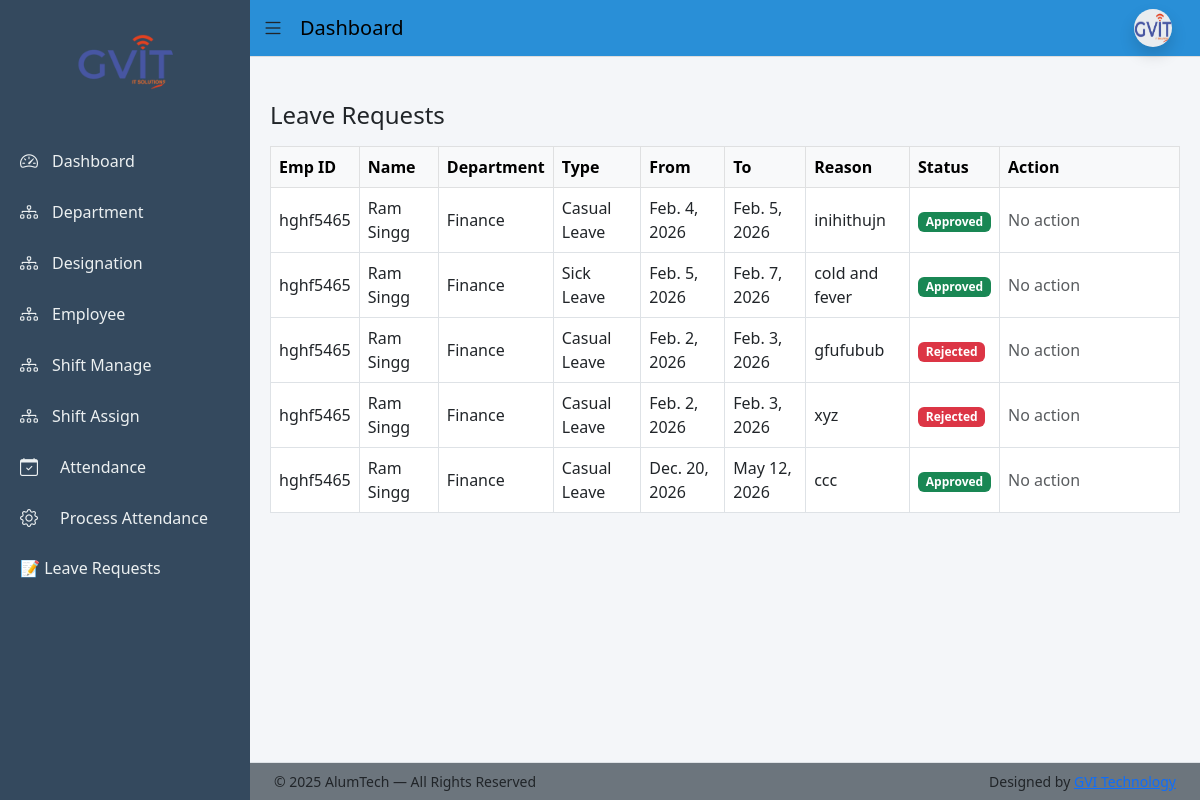
Before: /leave/manage/ (signed in) with the older database file.
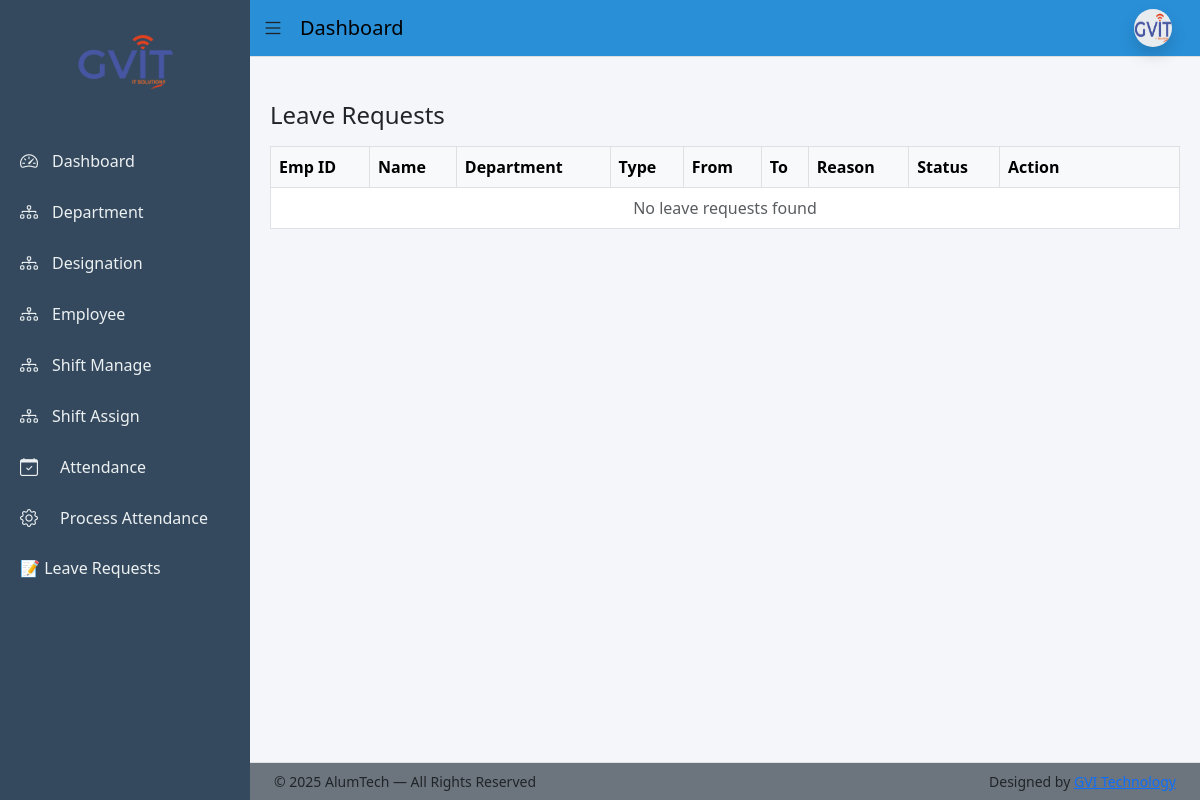
After: the same page with the newer database file.
### app/models.py (models this page shows, shortened)
class Leave(models.Model):
    LEAVE_TYPE_CHOICES = [
        ('CL', 'Casual Leave'),
        ('SL', 'Sick Leave'),
        ('PL', 'Paid Leave'),
    ]
    STATUS_CHOICES = [
        ('Pending', 'Pending'),
        ('Approved', 'Approved'),
        ('Rejected', 'Rejected'),
    ]
    employee = models.ForeignKey(Employee,on_delete=models.CASCADE,related_name='leaves')
    leave_type = models.CharField(max_length=20,choices=LEAVE_TYPE_CHOICES)
    start_date = models.DateField()
    end_date = models.DateField()
    reason = models.TextField()
    status = models.CharField(max_length=20,choices=STATUS_CHOICES,default='Pending')
    rejection_reason = models.TextField(blank=True, null=True)
    applied_at = models.DateTimeField(auto_now_add=True)
    reviewed_by = models.ForeignKey(User,on_delete=models.SET_NULL,null=True,blank=True)
    reviewed_at = models.DateTimeField(null=True, blank=True)

class Employee(models.Model):
    BLOOD_GROUP_CHOICES = [
        ('A+', 'A+'), ('A-', 'A-'),
        ('B+', 'B+'), ('B-', 'B-'),
        ('O+', 'O+'), ('O-', 'O-'),
        ('AB+', 'AB+'), ('AB-', 'AB-'),
    ]
    BACHELOR_CHOICES = [
        ('BCom', 'B.Com'),
        ('BSc', 'B.Sc'),
        ('BA', 'B.A'),
        ('BTech', 'B.Tech'),
    ]
    MASTER_CHOICES = [
        ('MCom', 'M.Com'),
        ('MSc', 'M.Sc'),
        ('MA', 'M.A'),
        ('MTech', 'M.Tech'),
    ]
    first_name = models.CharField(max_length=50)
    middle_name = models.CharField(max_length=50, blank=True)
    last_name = models.CharField(max_length=50)
    gender = models.CharField(max_length=10,choices=[('Male','Male'),('Female','Female'),('Other','Other')])
    blood_group = models.CharField(max_length=10, choices=BLOOD_GROUP_CHOICES, blank=True, null=True)
    date_of_birth = models.DateField(null=True, blank=True)
    father_name = models.CharField(max_length=100, blank=True)
    mother_name = models.CharField(max_length=100, blank=True)
    user = models.OneToOneField(User, on_delete=models.CASCADE, null=True, blank=True, related_name='employee_profile')
    email = models.EmailField(unique=True)
    contact_no = models.CharField(max_length=15)
    emergency_contact = models.CharField(max_length=15)
    address = models.TextField(blank=True, null=True)
    permanent_address = models.TextField(blank=True, null=True)
    bachelor_degree = models.CharField(max_length=10, choices=BACHELOR_CHOICES, blank=True, null=True)
    master_degree = models.CharField(max_length=10, choices=MASTER_CHOICES, blank=True, null=True)
    employee_id = models.CharField(max_length=20, unique=True)
    department = models.ForeignKey(Department, on_delete=models.PROTECT)
    designation = models.ForeignKey(Designation, on_delete=models.PROTECT)
    date_of_joining = models.DateField(blank=True, null=True)
    photo = models.ImageField(upload_to='employees/', blank=True, null=True)
    pan_no = models.CharField(max_length=10,blank=True,null=True)
    Aadhar_no = models.CharField(max_length=12,blank=True,null=True)
    Bank_name = models.CharField(max_length=50,blank=True,null=True)
    acc_no = models.CharField(max_length=15,blank=True,null=True)
    ifsc_no = models.CharField(max_length=15,blank=True,null=True)
    branch_name = models.CharField(max_length=50,blank=True,null=True)
    is_active = models.BooleanField(default=True)
    created_at = models.DateTimeField(auto_now_add=True)
    generated_at = models.DateField(blank=True, null=True)
    created_by = models.ForeignKey(User, on_delete=models.SET_NULL, null=True, blank=True, related_name='created_employees')
    def full_name(self):
        return f"{self.first_name} {self.middle_name} {self.last_name}".strip()

class Department(models.Model):
    name = models.CharField(max_length=100, unique=True)
    description = models.TextField(blank=True)

### app/views.py (the view)
# urls.py: path('leave/manage/', views.admin_leave_list, name='admin_leave_list'),
@login_required(login_url='login')
def admin_leave_list(request):
    leaves = Leave.objects.select_related(
        'employee__department',
        'employee__designation'
    ).order_by('-applied_at')
    return render(request, 'leave/admin_leave_list.html', {
        'leaves': leaves
    })

### templates/leave/admin_leave_list.html (shortened to what this page needs)
{% extends 'base_dashboard.html' %}
{% block content %}
<h4 class="mb-3">Leave Requests</h4>
<table class="table table-bordered align-middle">
  <thead class="table-light">
    <tr>
      <th>Emp ID</th>
      <th>Name</th>
      <th>Department</th>
      <th>Type</th>
      <th>From</th>
      <th>To</th>
      <th>Reason</th>
      <th>Status</th>
      <th width="180">Action</th>
    </tr>
  </thead>
  <tbody>
    {% for leave in leaves %}
    <tr>
      <td>{{ leave.employee.employee_id }}</td>
      <td>{{ leave.employee.full_name }}</td>
      <td>{{ leave.employee.department.name }}</td>
      <td>{{ leave.get_leave_type_display }}</td>
      <td>{{ leave.start_date }}</td>
      <td>{{ leave.end_date }}</td>
      <td>{{ leave.reason|truncatechars:40 }}</td>
      <td>
        <span
          class="badge {% if leave.status == 'Approved' %}bg-success{% elif leave.status == 'Rejected' %}bg-danger{% else %}bg-warning{% endif %}"
        >
          {{ leave.status }}
        </span>
      </td>
      <td>
        {% if leave.status == 'Pending' %}
        <button
          class="btn btn-success btn-sm"
          data-bs-toggle="modal"
          data-bs-target="#approveModal{{ leave.id }}"
        >
          Approve
        </button>
        <button
          class="btn btn-danger btn-sm"
          data-bs-toggle="modal"
          data-bs-target="#rejectModal{{ leave.id }}"
        >
          Reject
        </button>
        {% else %}
        <span class="text-muted">No action</span>
        {% endif %}
      </td>
    </tr>
    {% empty %}
    <tr>
      <td colspan="9" class="text-center text-muted">
        No leave requests found
      </td>
    </tr>
    {% endfor %}
  </tbody>
</table>
{% endblock %}

### templates/base_dashboard.html (shortened to what this page needs)
{% load static %}
<!doctype html>
<html lang="en">
  <head>
    <link
      href="https://cdn.jsdelivr.net/npm/bootstrap@5.3.0/dist/css/bootstrap.min.css"
      rel="stylesheet"
    />
    <link
      href="https://cdn.jsdelivr.net/npm/bootstrap-icons@1.11.1/font/bootstrap-icons.css"
      rel="stylesheet"
    />
    <link
      href="https://cdn.jsdelivr.net/npm/bootstrap-icons@1.11.3/font/bootstrap-icons.css"
      rel="stylesheet"
    />
    <link rel="stylesheet" href="{% static 'css/dashboard_style.css' %}" />
  </head>
  <body>
    <div class="sidebar" id="sidebar">
      <div class="sidebar-logo">
        <img src="{% static 'images/gvit.png' %}" alt="Logo" />
      </div>
      <a
        href="{% url 'dashboard' %}"
        class="{% if request.resolver_match.url_name == 'dashboard' %}active{% endif %}"
      >
        <i class="bi bi-speedometer2"></i>
        <span>Dashboard</span>
      </a>
      <a
        href="{% url 'department_list' %}"
        class="{% if request.resolver_match.url_name == 'department_list' %}active{% endif %}"
      >
        <i class="bi bi-diagram-3"></i>
        <span>Department</span>
      </a>
      <a
        href="{% url 'designation_list' %}"
        class="{% if request.resolver_match.url_name == 'designation_list' %}active{% endif %}"
      >
        <i class="bi bi-diagram-3"></i>
        <span>Designation</span>
      </a>
      <a
        href="{% url 'employee_list' %}"
        class="{% if request.resolver_match.url_name == 'employee_list' %}active{% endif %}"
      >
        <i class="bi bi-diagram-3"></i>
        <span>Employee</span>
      </a>
      <a
        href="{% url 'shift_list' %}"
        class="{% if request.resolver_match.url_name == 'shift_list' %}active{% endif %}"
      >
        <i class="bi bi-diagram-3"></i>
        <span>Shift Manage</span>
      </a>
      <a
        href="{% url 'shift_assign_list' %}"
        class="{% if request.resolver_match.url_name == 'shift_assign_list' %}active{% endif %}"
      >
        <i class="bi bi-diagram-3"></i>
        <span>Shift Assign</span>
      </a>
      <a href="{% url 'admin_employee_attendance_list' %}"class="{% if request.resolver_match.url_name == 'admin_employee_attendance_list' %}active{% endif %}">
        <i class="bi bi-calendar-check me-2"></i> Attendance
      </a>
      <a
  href="{% url 'process_attendance' %}"
  class="{% if request.resolver_match.url_name == 'process_attendance' %}active{% endif %}"
>
  <i class="bi bi-gear me-2"></i> Process Attendance
</a>
      <a href="{% url 'admin_leave_list' %}"> 📝 Leave Requests </a>
    </div>
    <nav class="navbar navbar-expand-lg navbar-custom" id="navbar">
      <div class="container-fluid">
        <i class="bi bi-list toggle-btn" onclick="toggleSidebar()"></i>
        <span class="navbar-brand ms-3">Dashboard</span>
        <div class="ms-auto d-flex align-items-center gap-3 me-3">
          <div class="dropdown">
            <a
              href="#"
              class="dropdown-toggle profile-toggle"
              role="button"
              data-bs-toggle="dropdown"
              aria-expanded="false"
            >
              <img
                src="{% static 'images/gvit.png' %}"
                width="38"
                height="38"
                class="rounded-circle shadow bg-body-secondary"
                alt="Profile"
                style="cursor: pointer;"
              />
            </a>
          </div>
        </div>
      </div>
    </nav>
    <div class="content mt-4" id="content">
      {% block content %}{% endblock %}
    </div>
    <footer id="footer" class="bg-secondary border-top fixed-bottom">
      <div class="container-fluid px-4">
        <div class="row align-items-center py-2">
          <div class="col-md-6 small">
            © 2025 AlumTech — All Rights Reserved
          </div>
          <div class="col-md-6 text-md-end small">
            Designed by
            <a href="https://www.gvitechnology.com/" target="_blank"
              >GVI Technology</a
            >
          </div>
        </div>
      </div>
    </footer>
  </body>
</html>

### static/css/dashboard_style.css (style rules this page uses)
body { overflow-x: hidden; background: #f4f6f9; }
.sidebar { width: 250px; height: 100vh; background: #34495e; position: fixed; top: 0; left: 0; padding-top: 20px; color: white; transition: all 0.3s ease; z-index: 1000; }
.sidebar-logo { display: flex; justify-content: center; align-items: center; margin-bottom: 32px; position: relative; }
.sidebar-logo img { max-width: 110px; height: auto; border-radius: 50%; padding: 6px; transition: all 0.35s ease; }
.sidebar-logo::after { content: "Your Bank Dashboard"; position: absolute; left: 80px; background: #2c3e50; color: #fff; padding: 6px 10px; border-radius: 4px; font-size: 12px; opacity: 0; pointer-events: none; white-space: nowrap; transition: 0.3s ease; }
.sidebar a { color: #ecf0f1; padding: 12px 20px; display: flex; align-items: center; gap: 12px; text-decoration: none; transition: 0.3s; white-space: nowrap; }
.sidebar a i { font-size: 18px; min-width: 20px; }
.navbar-custom { background: #298fd7; border-bottom: 1px solid #ddd; margin-left: 250px; transition: margin-left 0.3s ease; }
.toggle-btn { font-size: 22px; cursor: pointer; transition: 0.3s; }
.content { margin-left: 250px; padding: 20px; padding-bottom: 80px; transition: margin-left 0.3s ease; }
#footer { left: 250px; transition: left 0.3s ease; }
.profile-toggle::after { display: none !important; }
.profile-toggle { padding: 0; }

Changed rows visible on the page:
removed Leave: employee.employee_id "hghf5465", employee.full_name "Ram Singg", employee.department.name "Finance", leave_type "Casual Leave", start_date "Feb. 4, 2026", end_date "Feb. 5, 2026", reason "inihithujn", status "Approved", shows "No action"
removed Leave: employee.employee_id "hghf5465", employee.full_name "Ram Singg", employee.department.name "Finance", leave_type "Sick Leave", start_date "Feb. 5, 2026", end_date "Feb. 7, 2026", reason "cold and fever", status "Approved", shows "No action"
removed Leave: employee.employee_id "hghf5465", employee.full_name "Ram Singg", employee.department.name "Finance", leave_type "Casual Leave", start_date "Feb. 2, 2026", end_date "Feb. 3, 2026", reason "gfufubub", status "Rejected", shows "No action"
removed Leave: employee.employee_id "hghf5465", employee.full_name "Ram Singg", employee.department.name "Finance", leave_type "Casual Leave", start_date "Feb. 2, 2026", end_date "Feb. 3, 2026", reason "xyz", status "Rejected", shows "No action"
removed Leave: employee.employee_id "hghf5465", employee.full_name "Ram Singg", employee.department.name "Finance", leave_type "Casual Leave", start_date "Dec. 20, 2026", end_date "May 12, 2026", reason "ccc", status "Approved", shows "No action"
Other visible differences:
text now shown: "No leave requests found"
